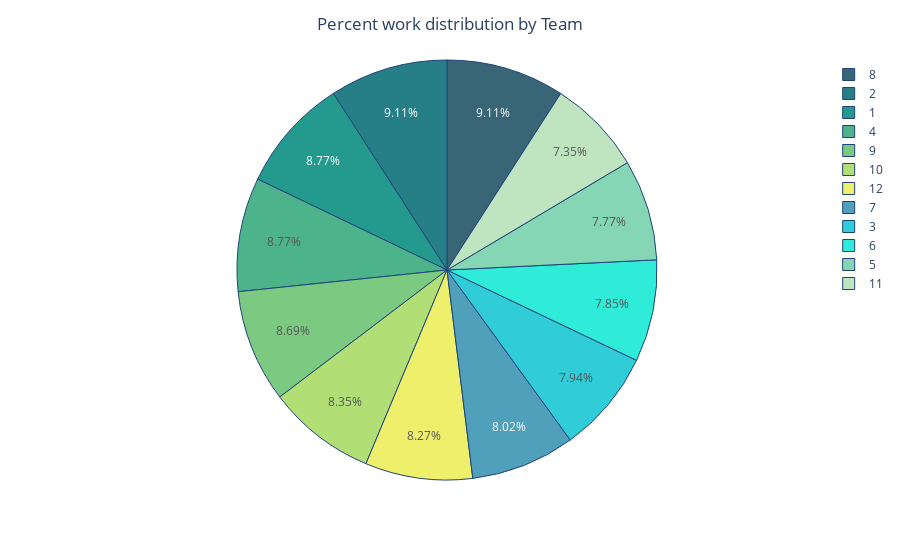

Notebook code for this chart:
### Code cell
qdf = df['team'].value_counts().reset_index()
# print(qdf)
qdf.rename(columns={'index': 'teams', 'team': 'total_day'}, inplace=True)
# print(qdf)
# qdf.info()

fig = px.pie(
    values = qdf.total_day.to_list(),
    names = qdf.teams.to_list(),
    color_discrete_sequence = px.colors.sequential.Aggrnyl
)

fig.update_traces(
    marker_line_color='rgb(8,48,107)',
    marker_line_width=1,
    opacity=0.9,
    textposition='outside'
)

fig.update_traces(
    textposition='inside',
    textinfo='percent',
)

fig.update_layout(
    title = 'Percent work distribution by Team',
    title_x = 0.5,
    xaxis_tickfont_size = 14,
)

fig.show()



# dept = df.department.value_counts().reset_index()
# dept.rename(columns = {'index':'department', 'department':'total_num'},inplace=True)
# #Data analysis

# fig = go.Figure(data=[go.Pie(labels=dept.department.to_list(),
#                              values=dept.total_num.to_list())])
# fig.update_traces(hoverinfo='label+percent', textinfo='value', textfont_size=20,
#                   marker=dict(colors=['#ADEFD1FF', '#00203FFF'], line=dict(color='#000000', width=2)))
# fig.show()

### Figure 1 — Plotly figure (JSON) as saved in the notebook; plotly's stock layout.template omitted (floating-point values rounded to 4 significant figures)
{"data": [{"domain": {"x": [0, 1], "y": [0, 1]}, "hovertemplate": "label=%{label}<br>value=%{value}<extra></extra>", "labels": [8, 2, 1, 4, 9, 10, 12, 7, 3, 6, 5, 11], "legendgroup": "", "marker": {"line": {"color": "rgb(8,48,107)", "width": 1}}, "name": "", "opacity": 0.9, "showlegend": true, "textinfo": "percent", "textposition": "inside", "type": "pie", "values": [109, 109, 105, 105, 104, 100, 99, 96, 95, 94, 93, 88]}], "layout": {"legend": {"tracegroupgap": 0}, "margin": {"t": 60}, "piecolorway": ["rgb(36, 86, 104)", "rgb(15, 114, 121)", "rgb(13, 143, 129)", "rgb(57, 171, 126)", "rgb(110, 197, 116)", "rgb(169, 220, 103)", "rgb(237, 239, 93)"], "title": {"text": "Percent work distribution by Team", "x": 0.5}, "xaxis": {"tickfont": {"size": 14}}}}
